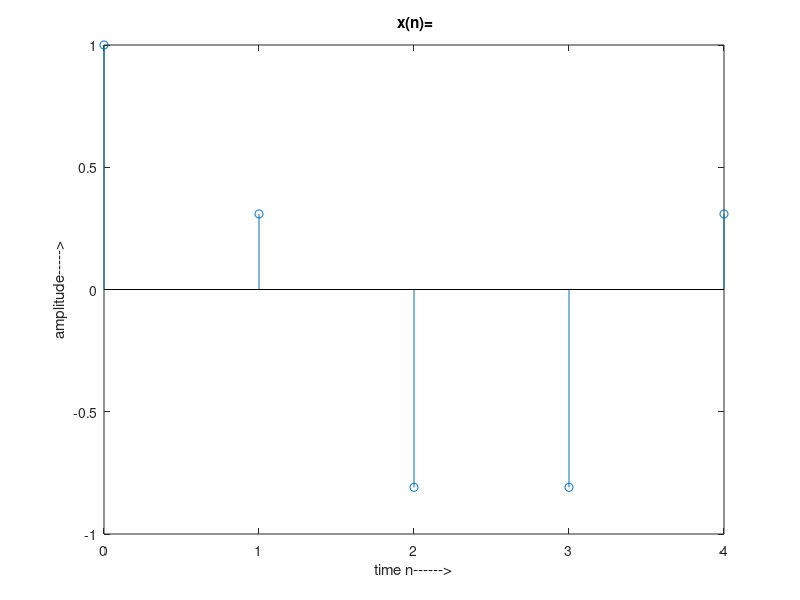
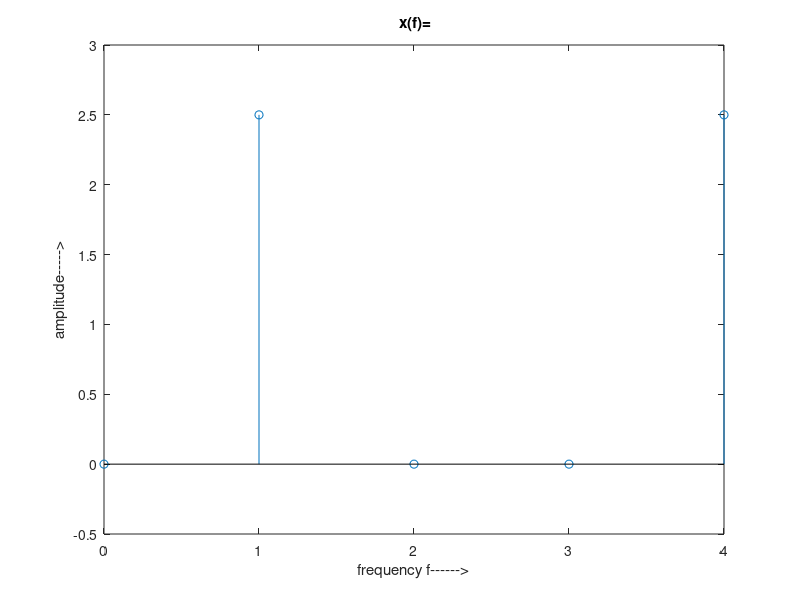

These charts were generated, in order, by the following MATLAB code:
N=input("Enter the value   : ")
n=0:N-1
xt=cos(8*pi*n/N)
xf=fft(xt)
figure
stem(n,xt)
title(' x(n)=')
xlabel('time n------>')
ylabel('amplitude----->')
figure
stem(n,xf)
title(' x(f)=')
xlabel('frequency f------>')
ylabel('amplitude----->')
